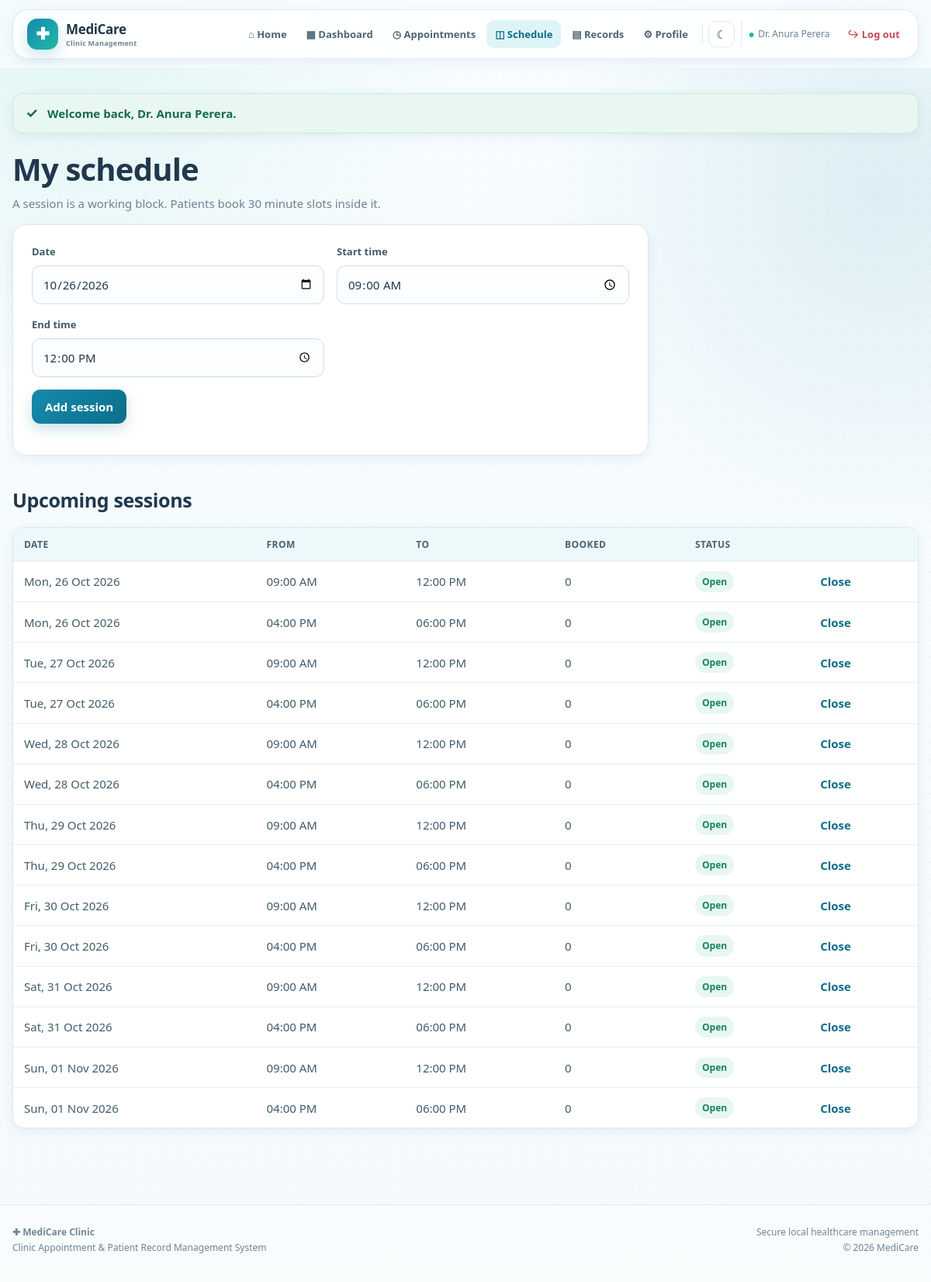
The app's page /index.php?page=doctor/schedule (signed in) with its own data.
### tables this page shows
CREATE TABLE doctor_schedule (
    Schedule_ID    INT AUTO_INCREMENT PRIMARY KEY,
    Doctor_ID      INT NOT NULL,
    Available_Date DATE NOT NULL,
    Start_Time     TIME NOT NULL,
    End_Time       TIME NOT NULL,
    Is_Available   TINYINT(1) DEFAULT 1,
    CONSTRAINT fk_schedule_doctor FOREIGN KEY (Doctor_ID) REFERENCES doctor(Doctor_ID),
    CONSTRAINT uq_schedule UNIQUE (Doctor_ID, Available_Date, Start_Time)
);

### config/helpers.php (called while the page is built, shortened)
<?php
function e($value)
{
    return htmlspecialchars((string)$value, ENT_QUOTES, 'UTF-8');
}
function url($page = 'home')
{
    return 'index.php?page=' . $page;
}
function view($name, $data = [])
{
    extract($data);
    require __DIR__ . '/../views/layout/header.php';
    require __DIR__ . '/../views/' . $name . '.php';
    require __DIR__ . '/../views/layout/footer.php';
}
function time_label($time)
{
    return date('h:i A', strtotime($time));
}

### controllers/DoctorController.php (called while the page is built, shortened)
<?php
class DoctorController
{
    private $pdo;
    public function __construct($pdo)
    {
        $this->pdo = $pdo;
    }
    public function schedule()
    {
        $schedule = new Schedule($this->pdo);
        view('doctor/schedule', [
            'schedules' => $schedule->upcoming(ref_id()),
            'today'     => date('Y-m-d'),
            'title'     => 'My Schedule'
        ]);
    }
}

### index.php (called while the page is built, shortened)
<?php
require_once __DIR__ . '/config/database.php';
require_once __DIR__ . '/config/helpers.php';
require_once __DIR__ . '/models/Schedule.php';
require_once __DIR__ . '/controllers/DoctorController.php';
$page = $_GET['page'] ?? 'home';
list($controllerName, $method) = $routes[$page];
$controller = new $controllerName($pdo);
$controller->$method();

### models/Schedule.php (called while the page is built, shortened)
<?php
class Schedule
{
    private $pdo;
    public function __construct($pdo) { $this->pdo = $pdo; }
    public function upcoming($doctorId)
    {
        $stmt = $this->pdo->prepare(
            "SELECT s.*,
                    (SELECT COUNT(*) FROM appointment a
                      WHERE a.Schedule_ID = s.Schedule_ID
                        AND a.Status <> 'Cancelled') AS Booked
             FROM doctor_schedule s
             WHERE s.Doctor_ID = ? AND s.Available_Date >= CURDATE()
             ORDER BY s.Available_Date, s.Start_Time"
        );
        $stmt->execute([$doctorId]);
        return $stmt->fetchAll();
    }
}

### views/doctor/schedule.php (the view)
<h1>My schedule</h1>
<p class="muted">A session is a working block. Patients book 30 minute slots inside it.</p>
<form class="card" method="POST" action="<?= url('doctor/schedule') ?>">
    <div class="form-row">
        <div>
            <label for="available_date">Date</label>
            <input type="date" name="available_date" id="available_date"
                   min="<?= e($today) ?>" value="<?= e($today) ?>" required>
        </div>
        <div>
            <label for="start_time">Start time</label>
            <input type="time" name="start_time" id="start_time" value="09:00" required>
        </div>
        <div>
            <label for="end_time">End time</label>
            <input type="time" name="end_time" id="end_time" value="12:00" required>
        </div>
    </div>
    <button type="submit" class="btn">Add session</button>
</form>
<h2>Upcoming sessions</h2>
<?php if (!$schedules): ?>
    <p class="muted">No sessions yet. Add one above so patients can book.</p>
<?php else: ?>
<table class="table">
    <tr><th>Date</th><th>From</th><th>To</th><th>Booked</th><th>Status</th><th></th></tr>
    <?php foreach ($schedules as $s): ?>
    <tr>
        <td><?= date('D, d M Y', strtotime($s['Available_Date'])) ?></td>
        <td><?= time_label($s['Start_Time']) ?></td>
        <td><?= time_label($s['End_Time']) ?></td>
        <td><?= (int)$s['Booked'] ?></td>
        <td>
            <span class="badge <?= $s['Is_Available'] ? 'badge-confirmed' : 'badge-cancelled' ?>">
                <?= $s['Is_Available'] ? 'Open' : 'Closed' ?></span>
        </td>
        <td>
            <a class="link" href="<?= url('doctor/schedule') ?>&toggle=<?= (int)$s['Schedule_ID'] ?>">
                <?= $s['Is_Available'] ? 'Close' : 'Open' ?>
            </a>
        </td>
    </tr>
    <?php endforeach; ?>
</table>
<?php endif; ?>

### assets/css/style.css (style rules this page uses)
:root { --primary: #168aad; --primary-dark: #0b6e8a; --primary-deep: #075985; --primary-soft: #e8f7fb; --accent: #22b8a7; --page: #f4f9fc; --surface: #ffffff; --surface-soft: #f8fcfe; --text: #20384d; --muted: #6d8292; --line: #dbe8ef; --success: #16845b; --success-soft: #e8f7ef; --warning: #b7791f; --warning-soft: #fff5df; --danger: #c54b58; --danger-soft: #fff0f2; --shadow-sm: 0 4px 14px rgba(25, 73, 97, .07); --shadow: 0 12px 32px rgba(25, 73, 97, .10); --shadow-lg: 0 22px 55px rgba(25, 73, 97, .14); --radius: 18px; --radius-sm: 12px; --radius-lg: 28px; }
* { box-sizing: border-box; }
html { scroll-behavior: smooth; }
body { margin: 0; min-height: 100vh; background: radial-gradient(circle at 8% 0%, rgba(34,184,167,.10), transparent 25%), radial-gradient(circle at 95% 15%, rgba(22,138,173,.12), transparent 24%), linear-gradient(180deg, #f7fcfe 0%, var(--page) 100%); color: var(--text); font-family: "Segoe UI", system-ui, -apple-system, BlinkMacSystemFont, Arial, sans-serif; font-size: 15px; line-height: 1.6; }
body::before { content: ""; position: fixed; inset: 0; pointer-events: none; background-image: radial-gradient(rgba(7, 89, 133, .035) 1px, transparent 1px); background-size: 22px 22px; z-index: -1; }
button, input, select, textarea { font: inherit; }
button { cursor: pointer; }
a { color: var(--primary-dark); }
h1, h2, h3 { color: var(--text); line-height: 1.2; }
h1 { margin: 0 0 8px; font-size: clamp(28px, 4vw, 40px); font-weight: 800; letter-spacing: -.8px; }
h2 { margin: 42px 0 20px; font-size: 25px; font-weight: 800; letter-spacing: -.4px; }
p { margin-top: 0; }
.muted { color: var(--muted); }
.link { font-weight: 650; text-decoration: none; }
.card { display: block; padding: 24px; background: rgba(255,255,255,.96); border: 1px solid var(--line); border-radius: var(--radius); box-shadow: var(--shadow-sm); transition: transform .22s ease, box-shadow .22s ease, border-color .22s ease; }
.btn { display: inline-flex; align-items: center; justify-content: center; gap: 7px; min-height: 42px; padding: 10px 17px; border: 0; border-radius: 11px; background: linear-gradient(135deg, var(--primary), var(--primary-dark)); color: white !important; text-decoration: none !important; font-weight: 750; box-shadow: 0 7px 18px rgba(11,110,138,.20); transition: transform .18s ease, box-shadow .18s ease, filter .18s ease; }
form.card { max-width: 820px; }
label { display: block; margin: 0 0 7px; color: #3f5a6c; font-size: 13px; font-weight: 750; }
input, select, textarea { width: 100%; padding: 11px 13px; border: 1px solid #cfdee6; border-radius: 11px; background: #fbfdfe; color: var(--text); outline: none; transition: border-color .18s ease, box-shadow .18s ease, background .18s ease; }
form > input, form > select, form > textarea, form > .form-row, form > .slots, form > .inline-form, form > button, form > a { margin-bottom: 16px; }
.form-row { display: grid; grid-template-columns: repeat(2, minmax(0, 1fr)); gap: 16px; }
.form-row > div { min-width: 0; }
.table { width: 100%; margin: 16px 0 26px; border-collapse: separate; border-spacing: 0; overflow: hidden; background: var(--surface); border: 1px solid var(--line); border-radius: 15px; box-shadow: var(--shadow-sm); }
.table th, .table td { padding: 12px 14px; text-align: left; vertical-align: middle; border-bottom: 1px solid #e7eef2; }
.table th { background: #edf8fa; color: #466273; font-size: 12px; text-transform: uppercase; letter-spacing: .45px; }
.table tr:last-child td { border-bottom: 0; }
.table td { color: #425b6c; }
.badge { display: inline-flex; align-items: center; min-height: 27px; padding: 4px 9px; border-radius: 999px; font-size: 12px; font-weight: 800; }
.badge-confirmed, .badge-completed, .badge-paid { background: var(--success-soft); color: var(--success); }

### records on screen
doctor_schedule: Available_Date "Mon, 26 Oct 2026", Start_Time "09:00 AM", End_Time "12:00 PM", Booked "0", Is_Available "Open"
doctor_schedule: Available_Date "Mon, 26 Oct 2026", Start_Time "04:00 PM", End_Time "06:00 PM", Booked "0", Is_Available "Open"
doctor_schedule: Available_Date "Tue, 27 Oct 2026", Start_Time "09:00 AM", End_Time "12:00 PM", Booked "0", Is_Available "Open"
doctor_schedule: Available_Date "Tue, 27 Oct 2026", Start_Time "04:00 PM", End_Time "06:00 PM", Booked "0", Is_Available "Open"
doctor_schedule: Available_Date "Wed, 28 Oct 2026", Start_Time "09:00 AM", End_Time "12:00 PM", Booked "0", Is_Available "Open"
doctor_schedule: Available_Date "Wed, 28 Oct 2026", Start_Time "04:00 PM", End_Time "06:00 PM", Booked "0", Is_Available "Open"
doctor_schedule: Available_Date "Thu, 29 Oct 2026", Start_Time "09:00 AM", End_Time "12:00 PM", Booked "0", Is_Available "Open"
doctor_schedule: Available_Date "Thu, 29 Oct 2026", Start_Time "04:00 PM", End_Time "06:00 PM", Booked "0", Is_Available "Open"
doctor_schedule: Available_Date "Fri, 30 Oct 2026", Start_Time "09:00 AM", End_Time "12:00 PM", Booked "0", Is_Available "Open"
doctor_schedule: Available_Date "Fri, 30 Oct 2026", Start_Time "04:00 PM", End_Time "06:00 PM", Booked "0", Is_Available "Open"
doctor_schedule: Available_Date "Sat, 31 Oct 2026", Start_Time "09:00 AM", End_Time "12:00 PM", Booked "0", Is_Available "Open"
doctor_schedule: Available_Date "Sat, 31 Oct 2026", Start_Time "04:00 PM", End_Time "06:00 PM", Booked "0", Is_Available "Open"
doctor_schedule: Available_Date "Sun, 01 Nov 2026", Start_Time "09:00 AM", End_Time "12:00 PM", Booked "0", Is_Available "Open"
doctor_schedule: Available_Date "Sun, 01 Nov 2026", Start_Time "04:00 PM", End_Time "06:00 PM", Booked "0", Is_Available "Open"

### other values on screen
user_name() "Dr. Anura Perera"
$flash['text'] "Welcome back, Dr. Anura Perera."
